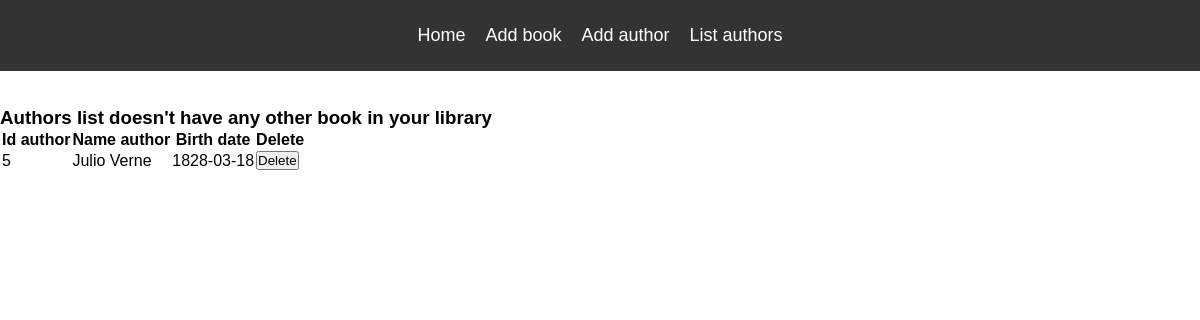
The page /list_author on the database as committed earlier.
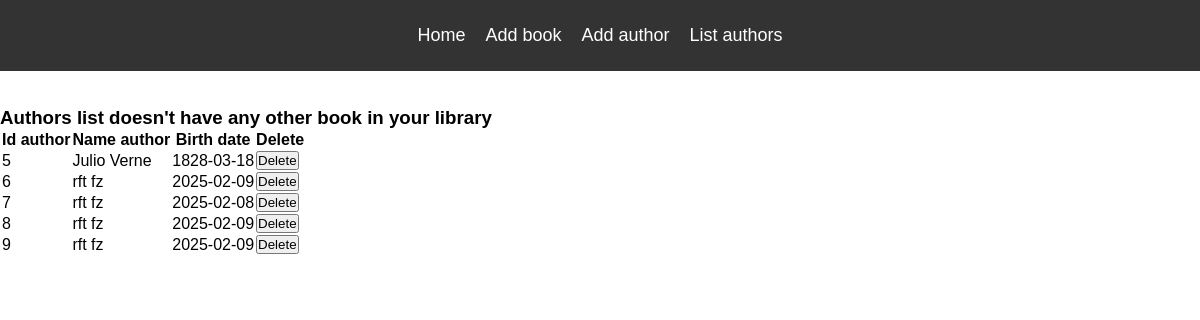
The same page on the database as committed later.
### data_models.py (models this page shows, shortened)
class Author(db.Model):
    id = db.Column(db.Integer, primary_key=True, autoincrement=True)
    name = db.Column(db.String(50))
    birth_date = db.Column(db.String(20))
    date_of_death = db.Column(db.String(20))

### app.py (the view)
@app.route('/list_author')
def list_authors():
    authors_without_books = db.session.query(Author).outerjoin(Book).filter(Book.id.is_(None)).all()
    return render_template('list_author.html', authors_without_books=authors_without_books)

### templates/list_author.html (shortened to what this page needs)
<!DOCTYPE html>
<html lang="en">
  <head>
    <link rel="stylesheet" href="/static/style.css">
  </head>
  <body>
        <nav>
            <a href="/">Home</a>
            <a href="/add_book">Add book</a>
            <a href="/add_author">Add author</a>
            <a href="{{ url_for('list_authors') }}"> List authors </a>
        </nav><br><br>
<main>
            {% if authors_without_books %}
            <h3>Authors list doesn't have any other book in your library </h3>
            <table>
                <tr>
                    <th> Id author </th>
                    <th> Name author </th>
                    <th> Birth date </th>
                    <th> Delete </th>
                </tr>
                {% for author in authors_without_books %}
                <tr>
                    <td>{{ author.id }}</td>
                    <td>{{ author.name }}</td>
                    <td>{{ author.birth_date}}</td>
                    <td>
                        <form action="{{ url_for('delete_author', author_id=author.id) }}" method="POST">
                            <input type="submit" value="Delete">
                        </form>
                    </td>
                </tr>
                {% endfor %}
            </table>
            {% endif %}
</main>
  </body>
</html>

### static/style.css (style rules this page uses)
body { font-family: Arial; }
* { margin: 0; padding: 0; }
nav { background-color: #333; padding: 15px 15px; display: flex; justify-content: center; }
nav a { color: white; text-decoration: none; font-size: 18px; padding: 10px 10px; border-radius: 5px; }

Rows that differ between the two databases and show on the page:
added Author: id "6", name "rft fz", birth_date "2025-02-09"
added Author: id "7", name "rft fz", birth_date "2025-02-08"
added Author: id "8", name "rft fz", birth_date "2025-02-09"
added Author: id "9", name "rft fz", birth_date "2025-02-09"
